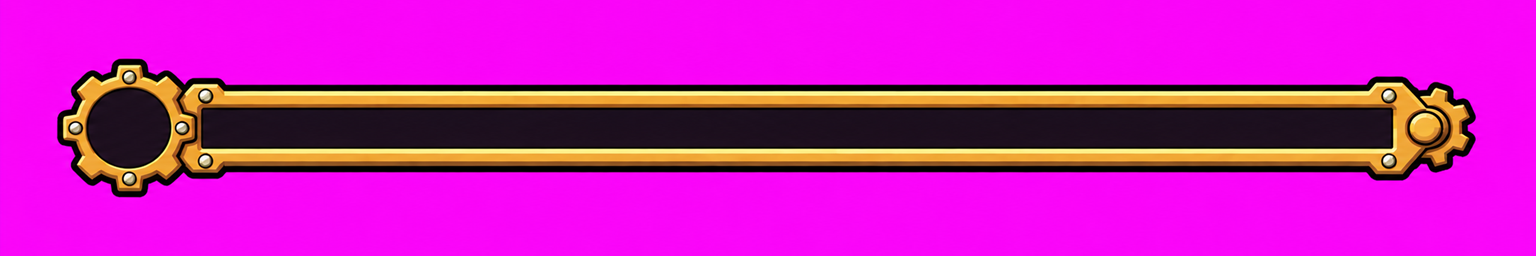
#> input picture docs/images/ui_src/xp_bar.png, 1536 x 256 px, found by its file name
$ python ui_xp_cut.py ../images/ui_src/xp_bar.png
#> lines starting #> are read from the running program, lines starting #| are printed output that depends on the picture; after the words box and inside, x2 and y2 are one past the last pixel; in counts of white or black regions, pixels touching at a corner belong together
### docs/tools/fx_sheet_cut.py
# Codex/ChatGPT 이펙트 시트(마젠타 바탕, 가로 N칸) → 투명 PNG 프레임
# 실행: python docs/tools/fx_sheet_cut.py <시트.png> <이름> <칸 수> [--pivot left|center] [--strict (빨강 · 진홍 이펙트)] [--green (초록 바탕, 5장 자홍 이펙트)]
#  → Game/Assets/Resources/FX/anim/<이름>_<i>.png (정사각, 모든 프레임 같은 크기 · 같은 기준점)
#  pivot left = 총구가 왼쪽 가운데 (프레임 왼쪽 끝을 기준으로 맞춤), center = 가운데
import os, sys
import numpy as np
from PIL import Image

OUT = os.path.join(os.path.dirname(__file__), '..', '..', 'Game', 'Assets', 'Resources', 'FX', 'anim')


def key_magenta(a):
    rgb = a[..., :3].astype(np.float32)
    r, g, b = rgb[..., 0], rgb[..., 1], rgb[..., 2]
    # 마젠타 정도: R · B 높고 G 낮음
    mag = np.clip(((r + b) / 2 - g - 60) / 90, 0, 1)
    alpha = 1 - mag
    # 경계 마젠타 번짐 제거: 남은 픽셀의 분홍기를 줄임
    spill = np.clip(np.minimum(r, b) - g, 0, None) * (1 - alpha) * 0.9
    rgb[..., 0] -= spill
    rgb[..., 2] -= spill
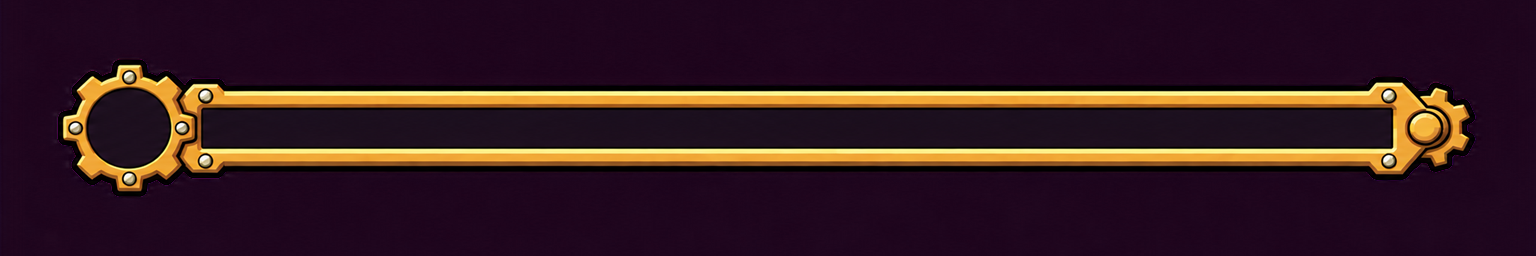
#> rgb: shape (256, 1536, 3) float32; mean R, G, B 53.8, 27.1, 33
    out = np.dstack([np.clip(rgb, 0, 255), alpha * 255]).astype(np.uint8)
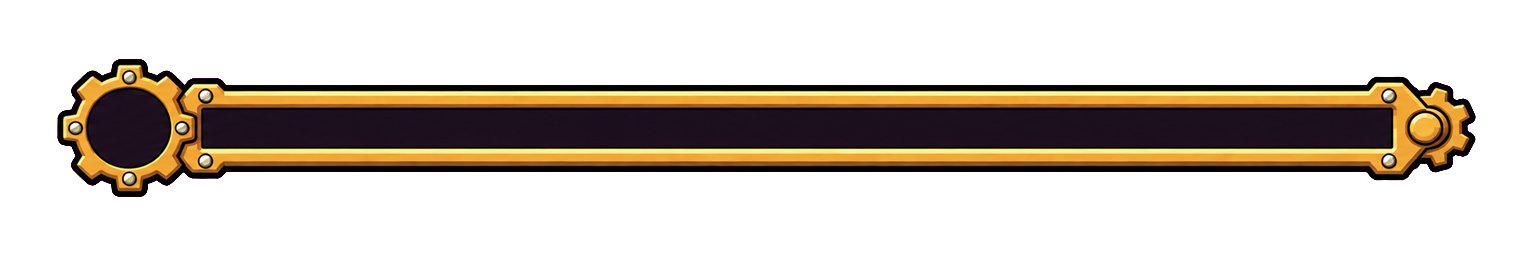
#> out: shape (256, 1536, 4); mean R, G, B, A 53.5, 27.1, 32.8, 81.6; transparent parts drawn white
    out[alpha < 0.08] = 0
    return out


# [58 lines left out: functions key_magenta_strict, key_green, main, not called in this run]


# [2 lines that do not run on import are left out]

### docs/tools/ui_xp_cut.py
# 경험치 UI 그림 (Codex CLI, 마젠타 바탕 — 프롬프트 docs/images/ui_src/prompts/xp_ui.txt) → Resources/UI
#  xp_bar.png    → UI/xp_bar.png    (내용 상자로 자름, 가로 1024 이하) + 안쪽 빈 홈 · 배지 위치를 재서 출력 (GameUI.XpSlot · XpBadge에 넣음)
#  heal_icon.png → UI/heal_icon.png (256 이하)
#  xp_orb.png    → UI/xp_orb.png    (128 이하)
# 실행: python docs/tools/ui_xp_cut.py docs/images/ui_src
import os, sys
import numpy as np
from PIL import Image

sys.path.insert(0, os.path.dirname(__file__))
from fx_sheet_cut import key_magenta  # noqa: E402

OUT = os.path.join(os.path.dirname(__file__), '..', '..', 'Game', 'Assets', 'Resources', 'UI')


def keyed(path):
    return Image.fromarray(key_magenta(np.array(Image.open(path).convert('RGBA'))))


def cut(src, name, maxsize):
    im = keyed(os.path.join(src, name))
    im = im.crop(im.getbbox())
    im.thumbnail(maxsize, Image.LANCZOS)
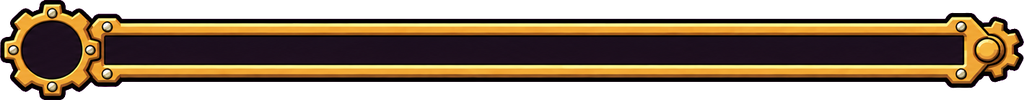
#> im: PIL image 1024x100 RGBA; mean R, G, B, A 66.6, 47.8, 27.1, 163.9; transparent parts drawn white
#| bar (1024, 100)
    im.save(os.path.join(OUT, name))
    return im


def measure_bar(im):
    """어두운 보라(#1A1222 근처) 영역 = 빈 홈 · 배지 가운데. 오른쪽 큰 덩어리 = 홈, 왼쪽 = 배지"""
    a = np.array(im.convert('RGBA')).astype(int)
    r, g, b, al = a[..., 0], a[..., 1], a[..., 2], a[..., 3]
#> r: shape (100, 1024) int64
#> g: shape (100, 1024) int64
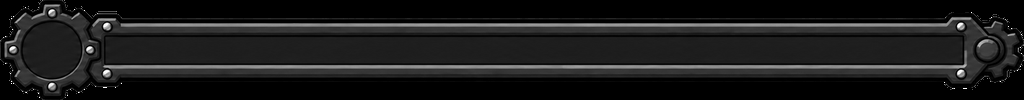
#> b: shape (100, 1024) int64; min 0, max 255, mean 27.1
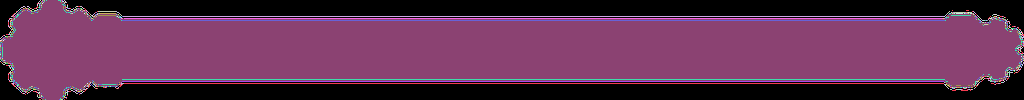
#> al: shape (100, 1024) int64; 226 distinct labels, from 0 to 255; one colour per label, 0 black
    dark = (al > 200) & (r < 60) & (g < 45) & (b < 70) & (b >= g)
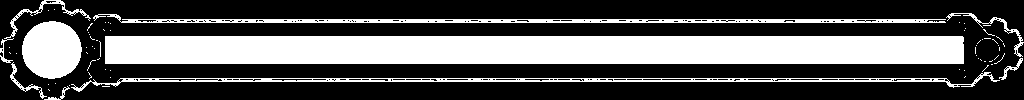
#> dark: shape (100, 1024) bool; 33.2% white; 68 white regions (59 under 20 px), largest, box (x1, y1, x2, y2) and area: (105, 36, 964, 64) 24049, (93, 14, 946, 23) 3012, (71, 72, 1000, 92) 2914
    h, w = dark.shape
#> h = 100; w = 1024
    cols = dark.sum(axis=0)
#> cols = 1024 values, max 71 at index 41, min 1 at index 1023, mean 33.19
    # 홈: 가운데 줄 근처에서 어두운 픽셀이 이어지는 가장 긴 가로 구간
    mid = dark[h // 2]
    best, cur, start, bs = 0, 0, 0, 0
    for x in range(w):
        if mid[x]:
            if cur == 0: start = x
            cur += 1
            if cur > best: best, bs = cur, start
        else:
            cur = 0
#> after the loop, best = 859; bs = 105
    x0, x1 = bs, bs + best
#> x0 = 105; x1 = 964
    rows = np.where(dark[:, x0 + best // 2 - 5: x0 + best // 2 + 5].sum(axis=1) > 5)[0]
#> rows = 35 values from 19 to 81
    y0, y1 = rows.min(), rows.max()
#> y0 = 19; y1 = 81
    # 배지: 홈 왼쪽에서 어두운 픽셀 무게중심
    left = dark[:, :max(1, x0 - 10)]
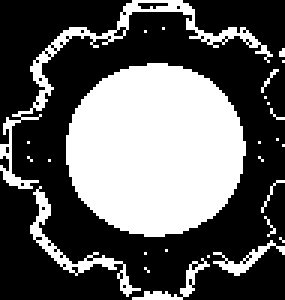
#> left: shape (100, 95) bool (shown 3 times larger); 37.2% white; 27 white regions (22 under 20 px), largest, box (x1, y1, x2, y2) and area: (22, 21, 82, 79) 2710, (0, 0, 91, 63) 434, (10, 62, 47, 99) 183, (71, 80, 95, 92) 74, (44, 86, 70, 100) 73
    ys, xs = np.nonzero(left)
#> ys = 3538 values from 0 to 99; xs = 3538 values, max 94 at index 259, min 0 at index 1642, mean 49.33
    bx, by = (xs.mean(), ys.mean()) if len(xs) else (w * 0.1, h * 0.5)
#> bx = 49.33; by = 49.35
    print(f'XpSlot = new({x0 / w:.3f}f, {1 - y1 / h:.3f}f, {(x1 - x0) / w:.3f}f, {(y1 - y0) / h:.3f}f)')
#| XpSlot = new(0.103f, 0.190f, 0.839f, 0.620f)
    print(f'XpBadge = new({bx / w:.3f}f, {1 - by / h:.3f}f)')
#| XpBadge = new(0.048f, 0.506f)


if __name__ == '__main__':
    src = sys.argv[1]
    bar = cut(src, 'xp_bar.png', (1024, 1024))
    print('bar', bar.size)
    measure_bar(bar)
    print('heal', cut(src, 'heal_icon.png', (256, 256)).size)
#> (the run stopped early here; a loop or call above may not have finished)

$ run again, with docs/images/ui_src/boss_floor_clock_roman.png copied over docs/images/ui_src/xp_bar.png
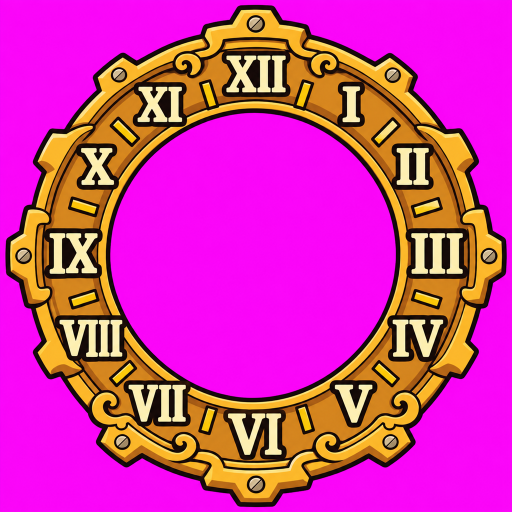
#> input picture docs/images/ui_src/boss_floor_clock_roman.png, 1024 x 1024 px, found by its file name (shown at 1/2 size)
#| bar (1002, 1004)
#> in measure_bar, `r, g, b, al = a[..., 0], a[..., 1], a[..., 2], a[..., 3]`:
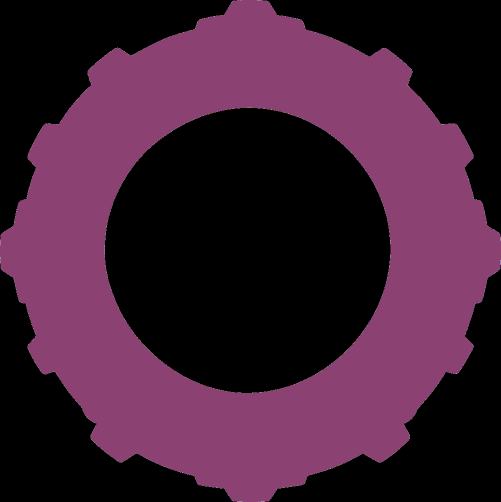
#> al: shape (1004, 1002) int64 (shown at 1/2 size); 167 distinct labels, from 0 to 255; one colour per label, 0 black
#> in measure_bar, `dark = (al > 200) & (r < 60) & (g < 45) & (b < 70) & (b >= g)`:
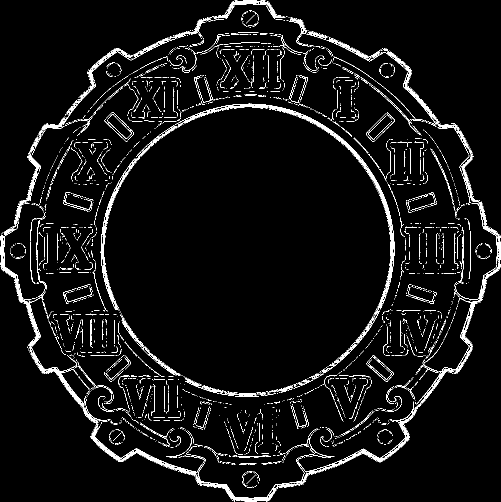
#> dark: shape (1004, 1002) bool (shown at 1/2 size); 4.9% white in thin lines or dots
#> cols = 1002 values, max 204 at index 781, min 10 at index 950, mean 49.39
#> after the loop in measure_bar, `for x in range(w):`: best = 6; bs = 2
#> x1 = 8
#> rows = 55 values from 472 to 539
#> y0 = 472; y1 = 539
#> ys = 17 values from 493 to 509; xs = 17 values from 0 to 0
#> bx = 0; by = 501
#| XpSlot = new(0.002f, 0.463f, 0.006f, 0.067f)
#| XpBadge = new(0.000f, 0.501f)
